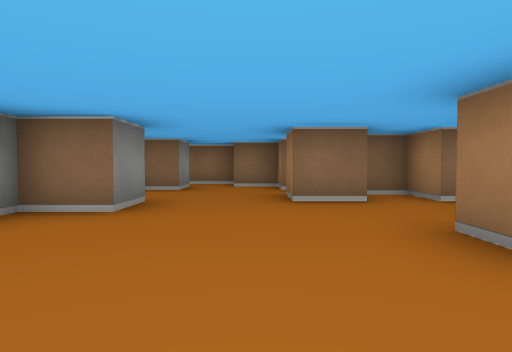
View 1 (above)

14 first-person views from a walk through a cub3D ray-caster map. The camera is about half as high as the walls, tilts 2° down and sees 75° across. The floor is counted in squares. Each view is taken from the middle of a square. On the plan, view 1 faces up. The plan holds only what a view shows up to about 9 squares ahead; the rest is blank.

View 2
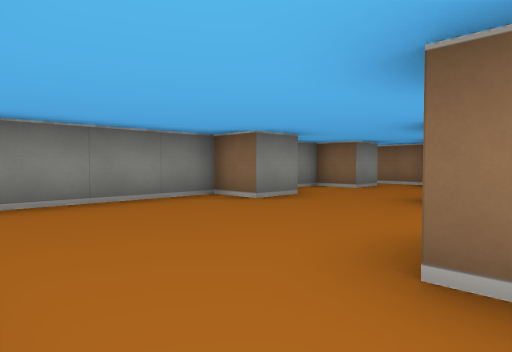

View 3
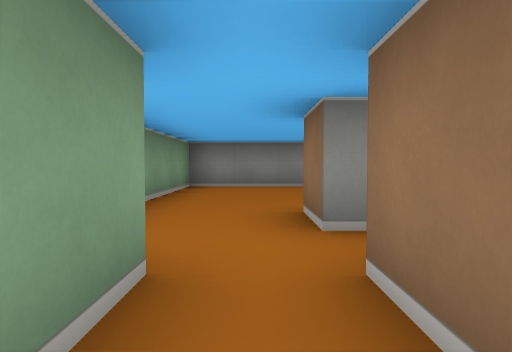

View 4
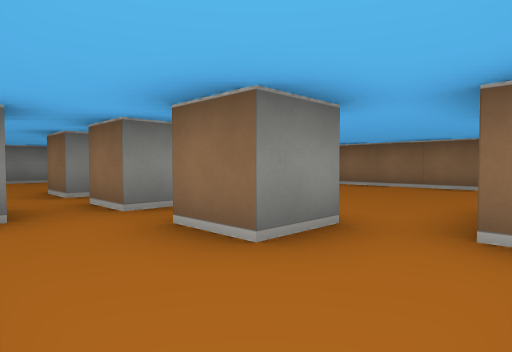

View 5
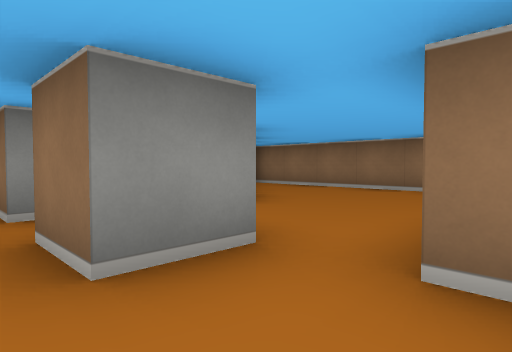

View 6
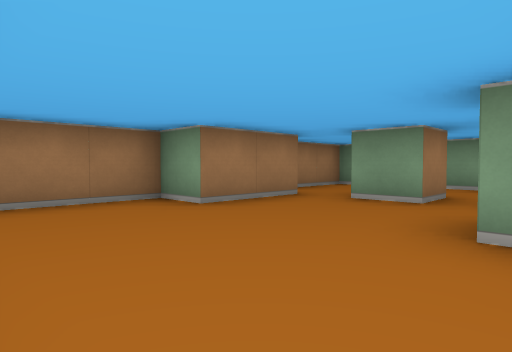

View 7
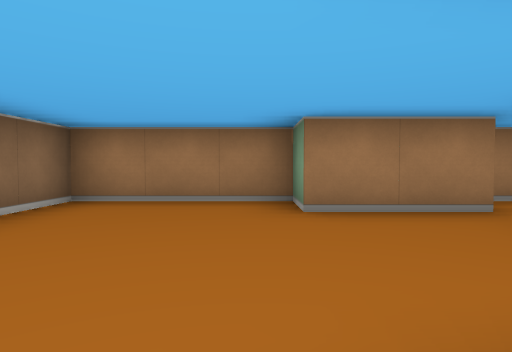

View 8
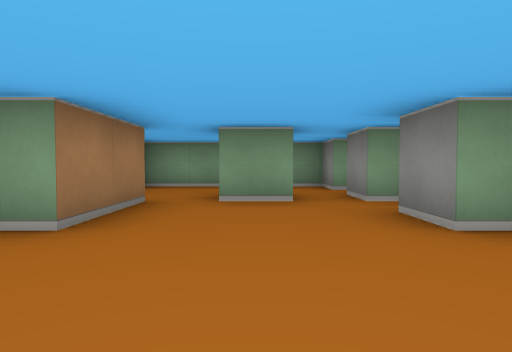

View 9
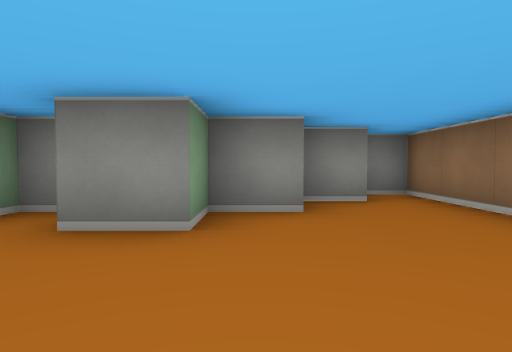

View 10
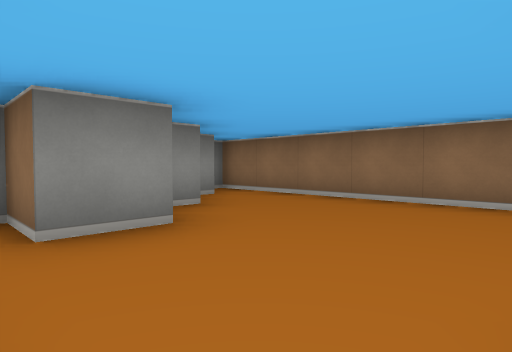

View 11
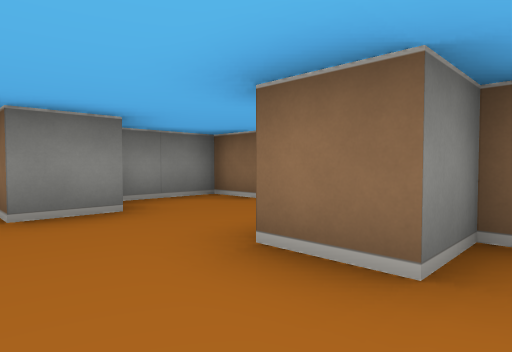

View 12
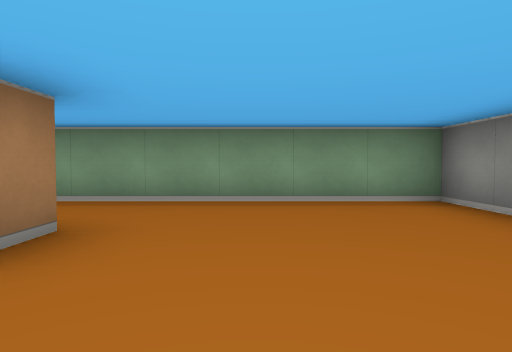

View 13
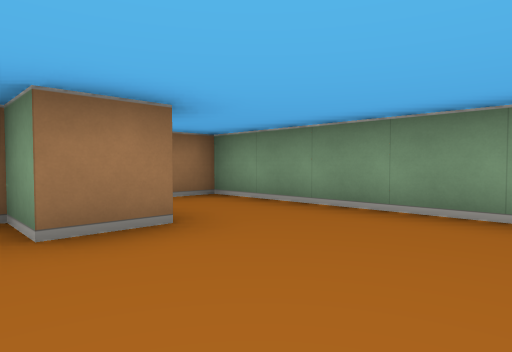

View 14
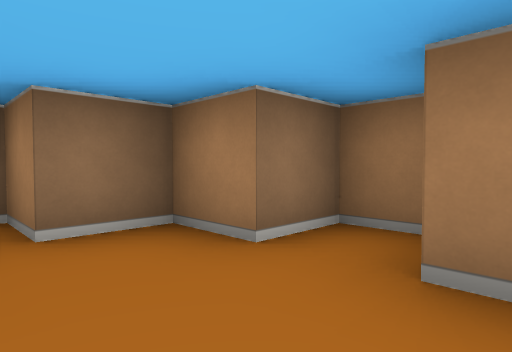

### Floor plan
Points are (right, up) in squares from view 1. A wall is a line through its corners. A room is listed if a view was taken in it or the views show most of it. See-through windows are left out.
Room 1 (views 1, 2, 11, 12, 13, 14)
walls: (1.5, 4.5) (0.5, 4.5) (0.5, 5.5); (-1.5, 4.6) (-1.5, 3.5) (-2.5, 3.5) (-2.5, -0.5) (3.5, -0.5) (3.5, 0.5) (4.5, 0.5); (2.6, 1.5) (1.5, 1.5) (1.5, 2.5) (2.5, 2.5); (0.5, 6.5) (0.5, 7.5) (-0.5, 7.5) (-0.5, 8.5) (-2, 8.5); (2.5, 5.5) (1.5, 5.5) (1.5, 6.5); (4.5, 1.5) (3.5, 1.5); (-1.5, 7.6) (-1.5, 6.5) (-2.5, 6.5) (-2.5, 4.9)
ways out: opening at (5, 1) to room 2
Room 2 (views 3, 4, 5, 6, 7, 8, 9, 10)
walls: (5.5, 2.5) (6.5, 2.5) (6.5, 1.5) (5.5, 1.5) (5.5, 2.5); (4.5, 2.5) (4.5, 1.5); (7.5, 2.4) (7.5, 4.5) (8.5, 4.5) (8.5, 7.5) (1.5, 7.5) (1.5, 6.8); (3.5, 3.5) (3.5, 2.5); (3.5, 5.6) (3.5, 4.5) (4.5, 4.5) (4.5, 3.5); (4.5, 0.5) (4.5, -0.5) (8.5, -0.5) (8.5, 1.9); (2.5, 6.6) (2.5, 5.5)
ways out: opening at (5, 1) to room 1

Where each view was taken, in squares from view 1:
view 1: 0 up, 0 right, facing up
view 2: 0 up, 2 right, facing up-left
view 3: 1 up, 5 right, facing left
view 4: 0 up, 8 right, facing up-left
view 5: 1 up, 8 right, facing up-left
view 6: 7 up, 4 right, facing down-right
view 7: 5 up, 4 right, facing right
view 8: 7 up, 6 right, facing down
view 9: 5 up, 7 right, facing left
view 10: 3 up, 7 right, facing up-left
view 11: 3 up, 2 right, facing up-left
view 12: 4 up, 0 right, facing down
view 13: 3 up, 1 left, facing down-right
view 14: 5 up, 1 left, facing up-right
